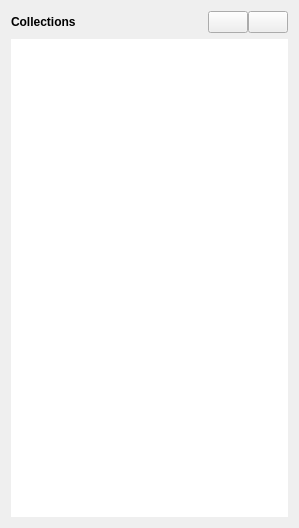
<?xml version="1.0" encoding="UTF-8"?>
<ui version="4.0">
 <class>assetHierarchyWidget</class>
 <widget class="QWidget" name="assetHierarchyWidget">
  <property name="geometry">
   <rect>
    <x>0</x>
    <y>0</y>
    <width>299</width>
    <height>528</height>
   </rect>
  </property>
  <property name="windowTitle">
   <string>Form</string>
  </property>
  <layout class="QVBoxLayout" name="verticalLayout">
   <item>
    <layout class="QHBoxLayout" name="horizontalLayout">
     <item>
      <widget class="QLabel" name="label">
       <property name="font">
        <font>
         <pointsize>9</pointsize>
         <weight>75</weight>
         <bold>true</bold>
        </font>
       </property>
       <property name="text">
        <string>Collections</string>
       </property>
      </widget>
     </item>
     <item>
      <spacer name="horizontalSpacer">
       <property name="orientation">
        <enum>Qt::Horizontal</enum>
       </property>
       <property name="sizeHint" stdset="0">
        <size>
         <width>40</width>
         <height>20</height>
        </size>
       </property>
      </spacer>
     </item>
     <item>
      <layout class="QHBoxLayout" name="horizontalLayout_2">
       <property name="spacing">
        <number>0</number>
       </property>
       <item>
        <widget class="FlatButton" name="addCollectionButton">
         <property name="text">
          <string/>
         </property>
         <property name="icon">
          <iconset resource="../resource/resource.qrc">
           <normaloff>:/icon/plus.png</normaloff>:/icon/plus.png</iconset>
         </property>
        </widget>
       </item>
       <item>
        <widget class="FlatButton" name="removeCollectionButton">
         <property name="text">
          <string/>
         </property>
         <property name="icon">
          <iconset resource="../resource/resource.qrc">
           <normaloff>:/icon/remove.png</normaloff>:/icon/remove.png</iconset>
         </property>
        </widget>
       </item>
      </layout>
     </item>
    </layout>
   </item>
   <item>
    <widget class="DeselectableTreeWidget" name="treeWidget">
     <property name="styleSheet">
      <string notr="true">QTreeView::item {
	padding: 2px 0;
	border: none;
	outline: 0;
}

QTreeView::item:selected {
     background-color: #5285A6;
}

QTreeView{
	border: none;
	outline: 0;
}</string>
     </property>
     <property name="sortingEnabled">
      <bool>true</bool>
     </property>
     <attribute name="headerVisible">
      <bool>false</bool>
     </attribute>
     <column>
      <property name="text">
       <string>1</string>
      </property>
     </column>
    </widget>
   </item>
  </layout>
 </widget>
 <customwidgets>
  <customwidget>
   <class>FlatButton</class>
   <extends>QPushButton</extends>
   <header>raphScripts.junkbox.component.flatButton.h</header>
  </customwidget>
  <customwidget>
   <class>DeselectableTreeWidget</class>
   <extends>QTreeWidget</extends>
   <header>raphScripts.junkbox.component.deselectableTreeWidget.h</header>
  </customwidget>
 </customwidgets>
 <resources>
  <include location="../resource/resource.qrc"/>
 </resources>
 <connections/>
</ui>
